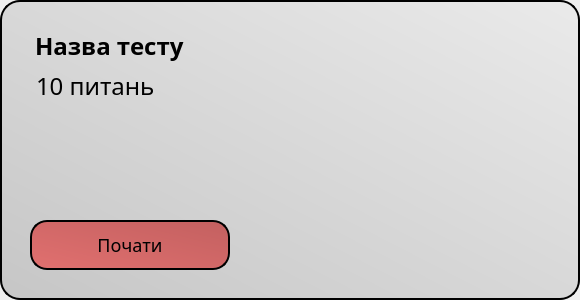
<?xml version="1.0" encoding="UTF-8"?>
<ui version="4.0">
 <class>self</class>
 <widget class="QWidget" name="self">
  <property name="geometry">
   <rect>
    <x>0</x>
    <y>0</y>
    <width>580</width>
    <height>300</height>
   </rect>
  </property>
  <property name="windowTitle">
   <string>Test</string>
  </property>
  <widget class="QFrame" name="background">
   <property name="geometry">
    <rect>
     <x>0</x>
     <y>0</y>
     <width>580</width>
     <height>300</height>
    </rect>
   </property>
   <property name="styleSheet">
    <string notr="true">background: qlineargradient(spread:pad, x1:0, y1:1, x2:1, y2:0, stop:0 rgba(198, 198, 198, 255), stop:1 rgba(234, 234, 234, 255));

border-radius: 20px;
border: 2px solid black;</string>
   </property>
   <property name="frameShape">
    <enum>QFrame::StyledPanel</enum>
   </property>
   <property name="frameShadow">
    <enum>QFrame::Raised</enum>
   </property>
   <widget class="QPushButton" name="start_button">
    <property name="geometry">
     <rect>
      <x>30</x>
      <y>220</y>
      <width>200</width>
      <height>50</height>
     </rect>
    </property>
    <property name="styleSheet">
     <string notr="true">border: 2px solid black;
border-radius: 17px;
background: qlineargradient(spread:pad, x1:0, y1:1, x2:1, y2:0, stop:0 rgba(225, 112, 111, 255), stop:1 rgba(195, 96, 96, 255));

font-size: 18px;
font-family: montserrat;
font-weight: 400;</string>
    </property>
    <property name="text">
     <string>Почати</string>
    </property>
   </widget>
   <widget class="QLabel" name="__title__">
    <property name="geometry">
     <rect>
      <x>35</x>
      <y>30</y>
      <width>491</width>
      <height>31</height>
     </rect>
    </property>
    <property name="styleSheet">
     <string notr="true">background: transparent;
border: 0;

font-size: 24px;
font-family: montserrat;
font-weight: 500;</string>
    </property>
    <property name="text">
     <string>Назва тесту</string>
    </property>
   </widget>
   <widget class="QLabel" name="questions_amount">
    <property name="geometry">
     <rect>
      <x>36</x>
      <y>70</y>
      <width>491</width>
      <height>31</height>
     </rect>
    </property>
    <property name="styleSheet">
     <string notr="true">background: transparent;
border: 0;

font-size: 24px;
font-family: montserrat;
font-weight: 400;</string>
    </property>
    <property name="text">
     <string>10 питань</string>
    </property>
   </widget>
  </widget>
 </widget>
 <resources/>
 <connections/>
</ui>
